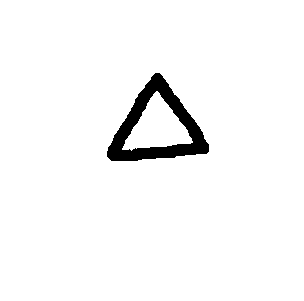
#> input picture capture.png, 304 x 301 px; its folder holds only this picture in this run
$ python -i Detect_Shapes_in_painting.py   (imports and definitions only)
#> lines starting #> are read from the running program, lines starting #| are printed output that depends on the picture; after the words box and inside, x2 and y2 are one past the last pixel; in counts of white or black regions, pixels touching at a corner belong together
import cv2
import tkinter
from tkinter import *
from PIL import Image, ImageTk, ImageGrab
import numpy as np


def setLabel(image, str, contour):
    (text_width, text_height), baseline = cv2.getTextSize(str, cv2.FONT_HERSHEY_SIMPLEX, 0.7, 1)
    x,y,width,height = cv2.boundingRect(contour)
    pt_x = x+int((width-text_width)/2)
    pt_y = y+int((height+text_height)/2)
    cv2.rectangle(image, (pt_x, pt_y+baseline), (pt_x+text_width, pt_y-text_height), (200, 200, 200), cv2.FILLED)
    cv2.putText(image, str, (pt_x, pt_y), cv2.FONT_HERSHEY_SIMPLEX, 0.7, (0,0,0), 1, 8)


def location(x, y, w, h):
    rect = [[x, y], [x+w, y], [x, y+h], [x+w, y+h]]


def convert_to_tkimage():
    globals()
    src = cv2.imread("capture.png")
#> src is the input picture: shape (301, 304, 3); values 0 (black) and 240 (white), 96.7% white; 1 black region, box (x1, y1, x2, y2) and area: (107, 73, 209, 161) 3049
    dst = src.copy()
    img = cv2.cvtColor(src, cv2.COLOR_BGR2RGB)

    img = Image.fromarray(img)
    imgtk = ImageTk.PhotoImage(image=img)

    label = tkinter.Label(window, image=imgtk)
    label.pack(side="top")

    gray = ~cv2.cvtColor(src, cv2.COLOR_BGR2GRAY)
    ungray = cv2.cvtColor(src, cv2.COLOR_BGR2GRAY)
    _, binary = cv2.threshold(gray, 100, 255, cv2.THRESH_BINARY)
#> binary: shape (301, 304); 3.3% white; 1 white region
    contours, hierarchy = cv2.findContours(binary, cv2.RETR_EXTERNAL, cv2.CHAIN_APPROX_SIMPLE)
#> contours = 1 contour; box (x1, y1, x2, y2) and area: (107, 73, 209, 161) 5088

    img = Image.fromarray(binary)
    imgtk = ImageTk.PhotoImage(image=img)

    label.config(image=imgtk)
    label.image = imgtk

    for cnt in contours:
        cv2.drawContours(src, [cnt], 0, (255, 0, 0), 3)  # blue
#> this loop made 1 pass
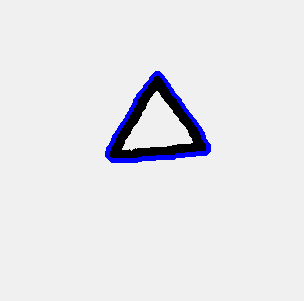
#> src: shape (301, 304, 3); 1.46% of pixels changed, all inside (x1, y1, x2, y2) = (105, 71, 211, 163)

    cv2.imshow("result", src)

    cv2.waitKey(0)

    for cnt in contours:
        x, y, w, h = cv2.boundingRect(cnt)
        print("외곽 경계선 좌표")
        print(x, y, w, h)
        location(x, y, w, h)
        cv2.rectangle(src, (x, y), (x + w, y + h), (0, 255, 0), 2)
#> this loop made 1 pass
#> (x, y, w, h, rect in location) on pass 1: (107, 73, 102, 88, [[107, 73], [209, 73], [107, 161], [209, 161]])
#| 외곽 경계선 좌표
#| 107 73 102 88
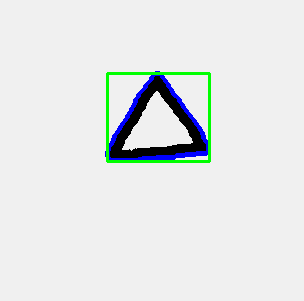
#> src: shape (301, 304, 3); 1.24% of pixels changed, all inside (x1, y1, x2, y2) = (106, 72, 211, 163)

    cv2.imshow("result", src)

    cv2.waitKey(0)

    for cnt in contours:
        flag = 0
        size = len(cnt)
        print("컨투어 구성 개수")
        print(size)

        epsilon = 0.03 * cv2.arcLength(cnt, True)
        approx = cv2.approxPolyDP(cnt, epsilon, True)

        size = len(approx)
        print("컨투어를 직선으로 근사화 후 컨투어 구성 개수")
        print(size)

        cv2.line(src, tuple(approx[0][0]), tuple(approx[size-1][0]), (0, 255, 0), 3)
        for k in range(size-1):
            cv2.line(src, tuple(approx[k][0]), tuple(approx[k+1][0]), (0, 255, 0), 3)

        if size == 3:
            setLabel(src, "triangle", cnt)
            flag = 1
        elif size == 4:
            setLabel(src, "rectangle", cnt)
            flag = 1
        elif size == 5:
            setLabel(src, "pentagon", cnt)
            flag = 1
        elif size == 6:
            setLabel(src, "hexagon", cnt)
            flag = 1
        else:
            setLabel(src, str(size), cnt)

        cv2.imshow('result', src)
        cv2.waitKey(0)
#> this loop made 1 pass
#> (flag, epsilon, approx) on pass 1: (1, 9.36, [[159, 73], [114, 135], [111, 160], [208, 151]])
#| 컨투어 구성 개수
#| 96
#| 컨투어를 직선으로 근사화 후 컨투어 구성 개수
#| 4
#> pass 1, in convert_to_tkimage, `cv2.imshow('result', src)`:
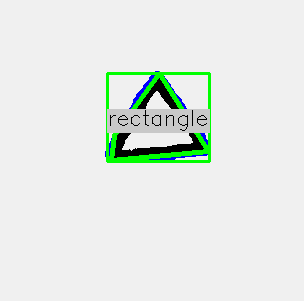
#> window 'result': shape (301, 304, 3); mean B, G, R 229.8, 234.6, 228.8
    if flag == 0:
        circles = cv2.HoughCircles(ungray, cv2.HOUGH_GRADIENT, 1, 100, param1=250, param2=10, minRadius=80, maxRadius=120)

        for i in circles[0]:
            cv2.circle(dst, (int(i[0]), int(i[1])), int(i[2]), (255, 0, 0), 5, None, None)
            print(i[0])
        cv2.imshow('result', dst)
        cv2.waitKey(0)


def save():
    x = window.winfo_rootx()  # 창의 왼쪽 위의 x 좌표
    y = window.winfo_rooty()  # 창의 왼쪽 위의 y 좌표
    w = window.winfo_width() + x
    h = window.winfo_height() + y - 55

    box = (x, y, w, h)
    canvas_image = ImageGrab.grab(box)  # 창의 크기만큼만 이미지저장
    saveas = 'capture.png'
    canvas_image.save(saveas)  # 이미지를 파일로 저장


window = None
canvas = None

x1, y1 = None, None


def mouseMove(event):
    global x1, y1
    x1 = event.x
    y1 = event.y
    canvas.create_oval(x1, y1, x1+1, y1+1, width=10, fill = "blue")


# [2 lines not run here, left out]

canvas = Canvas(window, height = 300, width = 300)
# [1 line not run here, left out]


button = tkinter.Button(window, text="도형 인식", command=convert_to_tkimage)
# [1 line not run here, left out]

button2 = tkinter.Button(window, text="저장", command=save)
# [4 lines not run here, left out]

>>> result = convert_to_tkimage()
